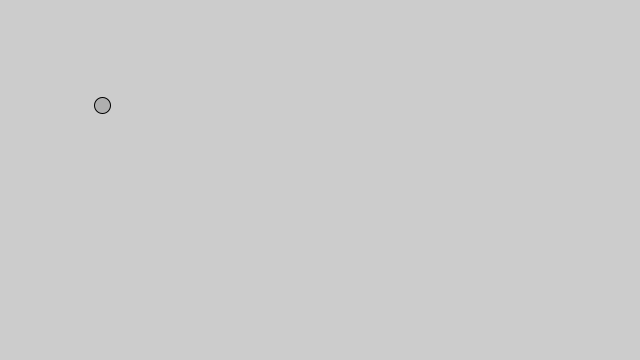
Frame 1 (no input)
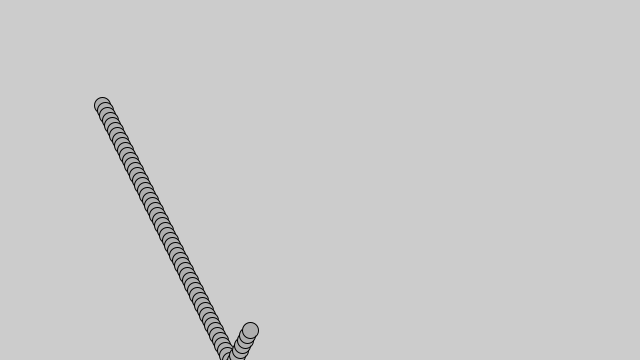
Frame 60 (the mouse pressed at the canvas centre just before this capture)
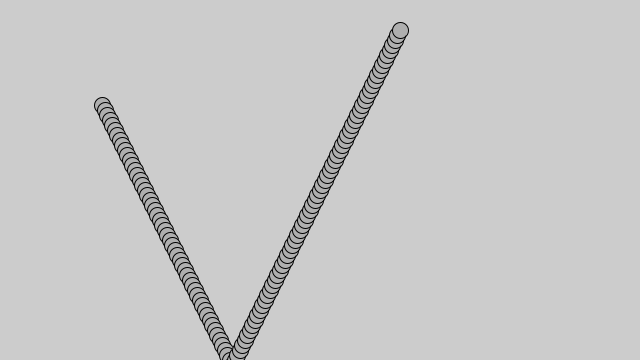
Frame 120 (the mouse held since frame 60 and released just before this capture)

The Processing sketch that drew these frames (run headless with seeded random() and noise(); from frame 60 on, the mouse is pressed at the canvas centre):

// Processing sketch: ch_1_0_vector
// ── ch_1_0_vector.pde

PVector location;
PVector velocity;

void setup() {
  
  size(640, 360);
  smooth();
  location = new PVector(100, 100);
  velocity = new PVector(2.5, 5);
}

void draw() {
//  background(255);
  
  location.add(velocity);
  
  if (location.x > width || location.x < 0) {
    velocity.x = velocity.x * -1;
  }
  if (location.y > height || location.y < 0) {
    velocity.y = velocity.y * -1;
  }  
  stroke(0);
  fill(175);
  ellipse(location.x, location.y, 16, 16);
}
